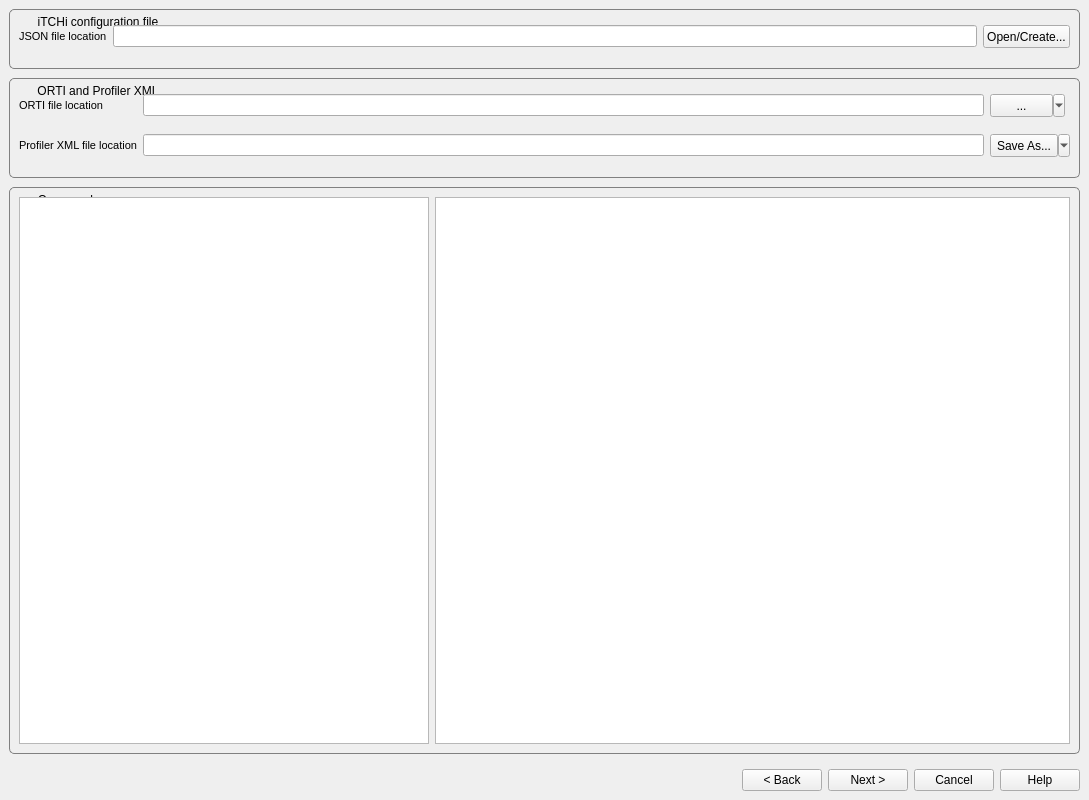
<?xml version="1.0" encoding="UTF-8"?>
<ui version="4.0">
 <class>MainWindow</class>
 <widget class="QMainWindow" name="MainWindow">
  <property name="geometry">
   <rect>
    <x>0</x>
    <y>0</y>
    <width>1089</width>
    <height>800</height>
   </rect>
  </property>
  <property name="minimumSize">
   <size>
    <width>768</width>
    <height>800</height>
   </size>
  </property>
  <property name="maximumSize">
   <size>
    <width>16777215</width>
    <height>16777215</height>
   </size>
  </property>
  <property name="windowTitle">
   <string>iTCHi trace configuration helper</string>
  </property>
  <widget class="QWidget" name="centralwidget">
   <layout class="QVBoxLayout" name="verticalLayout">
    <property name="bottomMargin">
     <number>9</number>
    </property>
    <item>
     <widget class="QStackedWidget" name="stackedWidget">
      <property name="sizePolicy">
       <sizepolicy hsizetype="Expanding" vsizetype="Expanding">
        <horstretch>0</horstretch>
        <verstretch>0</verstretch>
       </sizepolicy>
      </property>
      <property name="currentIndex">
       <number>0</number>
      </property>
      <widget class="QWidget" name="firstPage">
       <layout class="QGridLayout" name="gridLayout_4">
        <property name="leftMargin">
         <number>0</number>
        </property>
        <property name="topMargin">
         <number>0</number>
        </property>
        <property name="rightMargin">
         <number>0</number>
        </property>
        <property name="bottomMargin">
         <number>0</number>
        </property>
        <property name="spacing">
         <number>9</number>
        </property>
        <item row="3" column="0">
         <widget class="QGroupBox" name="groupBox_commands">
          <property name="enabled">
           <bool>true</bool>
          </property>
          <property name="sizePolicy">
           <sizepolicy hsizetype="Expanding" vsizetype="Expanding">
            <horstretch>0</horstretch>
            <verstretch>0</verstretch>
           </sizepolicy>
          </property>
          <property name="styleSheet">
           <string notr="true">QGroupBox {
	border: 1px solid gray;
	border-radius: 5px;
	margin-top: 1em;
}
QGroupBox::title {
	subcontrol-origin: margin;
	left: 24px;
	top: 6px;
	padding: 0 3px 0 3px;
}</string>
          </property>
          <property name="title">
           <string>Commands</string>
          </property>
          <property name="checkable">
           <bool>false</bool>
          </property>
          <layout class="QGridLayout" name="gridLayout_2" columnstretch="0,0">
           <property name="leftMargin">
            <number>9</number>
           </property>
           <item row="0" column="1">
            <widget class="QTextEdit" name="textEdit_cmdHelp">
             <property name="undoRedoEnabled">
              <bool>false</bool>
             </property>
             <property name="readOnly">
              <bool>true</bool>
             </property>
            </widget>
           </item>
           <item row="0" column="0">
            <widget class="QTreeWidget" name="treeWidget_cmdSelection">
             <property name="maximumSize">
              <size>
               <width>410</width>
               <height>16777215</height>
              </size>
             </property>
             <property name="indentation">
              <number>10</number>
             </property>
             <property name="uniformRowHeights">
              <bool>true</bool>
             </property>
             <property name="animated">
              <bool>true</bool>
             </property>
             <property name="columnCount">
              <number>0</number>
             </property>
             <attribute name="headerVisible">
              <bool>false</bool>
             </attribute>
             <attribute name="headerStretchLastSection">
              <bool>false</bool>
             </attribute>
            </widget>
           </item>
          </layout>
         </widget>
        </item>
        <item row="0" column="0">
         <widget class="QGroupBox" name="groupBox_itchi">
          <property name="sizePolicy">
           <sizepolicy hsizetype="Expanding" vsizetype="Fixed">
            <horstretch>0</horstretch>
            <verstretch>0</verstretch>
           </sizepolicy>
          </property>
          <property name="minimumSize">
           <size>
            <width>0</width>
            <height>60</height>
           </size>
          </property>
          <property name="styleSheet">
           <string notr="true">QGroupBox {
	border:1px solid gray;
	border-radius: 5px;
	margin-top: 1em;
}
QGroupBox::title {
	subcontrol-origin: margin;
	left: 24px;
	top:6px;
	padding: 0 3px 0 3px;
}</string>
          </property>
          <property name="title">
           <string>iTCHi configuration file</string>
          </property>
          <property name="flat">
           <bool>false</bool>
          </property>
          <property name="checkable">
           <bool>false</bool>
          </property>
          <layout class="QGridLayout" name="gridLayout_7">
           <item row="0" column="0">
            <widget class="QLabel" name="label_jsonFilePath">
             <property name="sizePolicy">
              <sizepolicy hsizetype="Minimum" vsizetype="Fixed">
               <horstretch>0</horstretch>
               <verstretch>0</verstretch>
              </sizepolicy>
             </property>
             <property name="font">
              <font>
               <pointsize>8</pointsize>
              </font>
             </property>
             <property name="text">
              <string>JSON file location</string>
             </property>
             <property name="textInteractionFlags">
              <set>Qt::NoTextInteraction</set>
             </property>
            </widget>
           </item>
           <item row="0" column="1">
            <widget class="QLineEdit" name="lineEdit_jsonFilePath"/>
           </item>
           <item row="0" column="2">
            <widget class="QPushButton" name="pushButton_jsonFilePath_OpenCreate">
             <property name="sizePolicy">
              <sizepolicy hsizetype="Fixed" vsizetype="Fixed">
               <horstretch>0</horstretch>
               <verstretch>0</verstretch>
              </sizepolicy>
             </property>
             <property name="minimumSize">
              <size>
               <width>75</width>
               <height>23</height>
              </size>
             </property>
             <property name="text">
              <string>Open/Create...</string>
             </property>
             <property name="checkable">
              <bool>false</bool>
             </property>
             <property name="checked">
              <bool>false</bool>
             </property>
            </widget>
           </item>
           <item row="1" column="1">
            <spacer name="verticalSpacer">
             <property name="orientation">
              <enum>Qt::Vertical</enum>
             </property>
             <property name="sizeType">
              <enum>QSizePolicy::Fixed</enum>
             </property>
             <property name="sizeHint" stdset="0">
              <size>
               <width>20</width>
               <height>4</height>
              </size>
             </property>
            </spacer>
           </item>
          </layout>
         </widget>
        </item>
        <item row="2" column="0">
         <widget class="QGroupBox" name="groupBox_ortiPxml">
          <property name="minimumSize">
           <size>
            <width>0</width>
            <height>100</height>
           </size>
          </property>
          <property name="styleSheet">
           <string notr="true">QGroupBox {
	border:1px solid gray;
	border-radius: 5px;
	margin-top: 1em;
}
QGroupBox::title {
	subcontrol-origin: margin;
	left: 24px;
	top:6px;
	padding: 0 3px 0 3px;
}</string>
          </property>
          <property name="title">
           <string>ORTI and Profiler XML</string>
          </property>
          <layout class="QGridLayout" name="gridLayout_3">
           <item row="1" column="1">
            <spacer name="verticalSpacer_2">
             <property name="orientation">
              <enum>Qt::Vertical</enum>
             </property>
             <property name="sizeType">
              <enum>QSizePolicy::Fixed</enum>
             </property>
             <property name="sizeHint" stdset="0">
              <size>
               <width>20</width>
               <height>5</height>
              </size>
             </property>
            </spacer>
           </item>
           <item row="0" column="0">
            <widget class="QLabel" name="label_ortiFilePath">
             <property name="enabled">
              <bool>true</bool>
             </property>
             <property name="sizePolicy">
              <sizepolicy hsizetype="Minimum" vsizetype="Preferred">
               <horstretch>0</horstretch>
               <verstretch>0</verstretch>
              </sizepolicy>
             </property>
             <property name="minimumSize">
              <size>
               <width>113</width>
               <height>0</height>
              </size>
             </property>
             <property name="font">
              <font>
               <pointsize>8</pointsize>
              </font>
             </property>
             <property name="autoFillBackground">
              <bool>false</bool>
             </property>
             <property name="text">
              <string>ORTI file location</string>
             </property>
             <property name="indent">
              <number>-1</number>
             </property>
             <property name="textInteractionFlags">
              <set>Qt::NoTextInteraction</set>
             </property>
            </widget>
           </item>
           <item row="2" column="2">
            <widget class="QToolButton" name="toolButton_pxmlFilePath_SaveAs">
             <property name="sizePolicy">
              <sizepolicy hsizetype="Fixed" vsizetype="Fixed">
               <horstretch>0</horstretch>
               <verstretch>0</verstretch>
              </sizepolicy>
             </property>
             <property name="minimumSize">
              <size>
               <width>75</width>
               <height>23</height>
              </size>
             </property>
             <property name="text">
              <string>Save As...</string>
             </property>
             <property name="popupMode">
              <enum>QToolButton::MenuButtonPopup</enum>
             </property>
             <property name="toolButtonStyle">
              <enum>Qt::ToolButtonTextBesideIcon</enum>
             </property>
            </widget>
           </item>
           <item row="0" column="1">
            <widget class="QLineEdit" name="lineEdit_ortiFilePath"/>
           </item>
           <item row="2" column="0">
            <widget class="QLabel" name="label_pxmlFilePath">
             <property name="enabled">
              <bool>true</bool>
             </property>
             <property name="sizePolicy">
              <sizepolicy hsizetype="Minimum" vsizetype="Preferred">
               <horstretch>0</horstretch>
               <verstretch>0</verstretch>
              </sizepolicy>
             </property>
             <property name="minimumSize">
              <size>
               <width>113</width>
               <height>0</height>
              </size>
             </property>
             <property name="font">
              <font>
               <pointsize>8</pointsize>
              </font>
             </property>
             <property name="autoFillBackground">
              <bool>false</bool>
             </property>
             <property name="text">
              <string>Profiler XML file location</string>
             </property>
             <property name="indent">
              <number>-1</number>
             </property>
             <property name="textInteractionFlags">
              <set>Qt::NoTextInteraction</set>
             </property>
            </widget>
           </item>
           <item row="0" column="2">
            <widget class="QToolButton" name="toolButton_ortiFilePath_Open">
             <property name="minimumSize">
              <size>
               <width>75</width>
               <height>23</height>
              </size>
             </property>
             <property name="text">
              <string>...</string>
             </property>
             <property name="popupMode">
              <enum>QToolButton::MenuButtonPopup</enum>
             </property>
             <property name="toolButtonStyle">
              <enum>Qt::ToolButtonTextBesideIcon</enum>
             </property>
            </widget>
           </item>
           <item row="2" column="1">
            <widget class="QLineEdit" name="lineEdit_pxmlFilePath"/>
           </item>
           <item row="3" column="1">
            <spacer name="verticalSpacer_3">
             <property name="orientation">
              <enum>Qt::Vertical</enum>
             </property>
             <property name="sizeType">
              <enum>QSizePolicy::Fixed</enum>
             </property>
             <property name="sizeHint" stdset="0">
              <size>
               <width>20</width>
               <height>4</height>
              </size>
             </property>
            </spacer>
           </item>
          </layout>
         </widget>
        </item>
       </layout>
      </widget>
      <widget class="QWidget" name="secondPage">
       <layout class="QVBoxLayout" name="verticalLayout_2">
        <item>
         <widget class="QTreeWidget" name="treeWidget_propertyEditor">
          <column>
           <property name="text">
            <string notr="true">1</string>
           </property>
          </column>
         </widget>
        </item>
        <item>
         <widget class="QTabWidget" name="tabWidget">
          <property name="tabPosition">
           <enum>QTabWidget::South</enum>
          </property>
          <property name="tabShape">
           <enum>QTabWidget::Rounded</enum>
          </property>
          <property name="currentIndex">
           <number>0</number>
          </property>
          <widget class="QWidget" name="help">
           <attribute name="title">
            <string>Help</string>
           </attribute>
           <layout class="QGridLayout" name="gridLayout">
            <property name="leftMargin">
             <number>0</number>
            </property>
            <property name="topMargin">
             <number>0</number>
            </property>
            <property name="rightMargin">
             <number>0</number>
            </property>
            <property name="bottomMargin">
             <number>0</number>
            </property>
            <property name="spacing">
             <number>0</number>
            </property>
            <item row="0" column="0">
             <widget class="QTableWidget" name="tableWidget_cfgAttrHelp">
              <property name="styleSheet">
               <string notr="true">QTableWidget {
	selection-color: black;
	selection-background-color: rgb(188, 220, 244);
}</string>
              </property>
              <property name="editTriggers">
               <set>QAbstractItemView::NoEditTriggers</set>
              </property>
              <property name="tabKeyNavigation">
               <bool>false</bool>
              </property>
              <property name="showDropIndicator" stdset="0">
               <bool>false</bool>
              </property>
              <property name="dragDropOverwriteMode">
               <bool>false</bool>
              </property>
              <property name="alternatingRowColors">
               <bool>true</bool>
              </property>
              <property name="selectionMode">
               <enum>QAbstractItemView::SingleSelection</enum>
              </property>
              <property name="selectionBehavior">
               <enum>QAbstractItemView::SelectRows</enum>
              </property>
              <property name="textElideMode">
               <enum>Qt::ElideNone</enum>
              </property>
              <property name="cornerButtonEnabled">
               <bool>false</bool>
              </property>
              <attribute name="horizontalHeaderVisible">
               <bool>false</bool>
              </attribute>
              <attribute name="horizontalHeaderStretchLastSection">
               <bool>true</bool>
              </attribute>
              <attribute name="verticalHeaderMinimumSectionSize">
               <number>30</number>
              </attribute>
              <attribute name="verticalHeaderStretchLastSection">
               <bool>false</bool>
              </attribute>
             </widget>
            </item>
           </layout>
          </widget>
          <widget class="QWidget" name="progress">
           <attribute name="title">
            <string>Progress</string>
           </attribute>
           <layout class="QGridLayout" name="gridLayout_5">
            <property name="leftMargin">
             <number>0</number>
            </property>
            <property name="topMargin">
             <number>0</number>
            </property>
            <property name="rightMargin">
             <number>0</number>
            </property>
            <property name="bottomMargin">
             <number>0</number>
            </property>
            <property name="spacing">
             <number>0</number>
            </property>
            <item row="0" column="0">
             <widget class="QTextEdit" name="textEdit_progress">
              <property name="readOnly">
               <bool>true</bool>
              </property>
             </widget>
            </item>
           </layout>
          </widget>
          <widget class="QWidget" name="log">
           <attribute name="title">
            <string>Log</string>
           </attribute>
           <layout class="QGridLayout" name="gridLayout_6">
            <property name="leftMargin">
             <number>0</number>
            </property>
            <property name="topMargin">
             <number>0</number>
            </property>
            <property name="rightMargin">
             <number>0</number>
            </property>
            <property name="bottomMargin">
             <number>0</number>
            </property>
            <property name="spacing">
             <number>0</number>
            </property>
            <item row="0" column="0">
             <widget class="QTextEdit" name="textEdit_log">
              <property name="readOnly">
               <bool>true</bool>
              </property>
              <property name="acceptRichText">
               <bool>false</bool>
              </property>
             </widget>
            </item>
           </layout>
          </widget>
         </widget>
        </item>
       </layout>
      </widget>
     </widget>
    </item>
    <item>
     <layout class="QHBoxLayout" name="horizontalLayout_2">
      <property name="topMargin">
       <number>9</number>
      </property>
      <item>
       <spacer name="horizontalSpacer">
        <property name="orientation">
         <enum>Qt::Horizontal</enum>
        </property>
        <property name="sizeHint" stdset="0">
         <size>
          <width>40</width>
          <height>20</height>
         </size>
        </property>
       </spacer>
      </item>
      <item>
       <widget class="QPushButton" name="pushButton_back">
        <property name="text">
         <string>&lt; Back</string>
        </property>
       </widget>
      </item>
      <item>
       <widget class="QPushButton" name="pushButton_next">
        <property name="text">
         <string>Next &gt;</string>
        </property>
       </widget>
      </item>
      <item>
       <widget class="QPushButton" name="pushButton_cancel">
        <property name="maximumSize">
         <size>
          <width>100</width>
          <height>16777215</height>
         </size>
        </property>
        <property name="text">
         <string>Cancel</string>
        </property>
       </widget>
      </item>
      <item>
       <widget class="QPushButton" name="pushButton_help">
        <property name="text">
         <string>Help</string>
        </property>
       </widget>
      </item>
     </layout>
    </item>
   </layout>
  </widget>
 </widget>
 <resources/>
 <connections/>
</ui>
